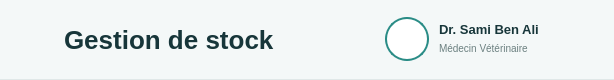
        <widget class="QFrame" name="frameHeader">
         <property name="minimumSize">
          <size>
           <width>0</width>
           <height>80</height>
          </size>
         </property>
         <property name="maximumSize">
          <size>
           <width>16777215</width>
           <height>80</height>
          </size>
         </property>
         <property name="styleSheet">
          <string>.QFrame { background-color:#F4F8F8; border:none; border-bottom:1px solid #E0E8E8; }</string>
         </property>
         <layout class="QHBoxLayout" name="layoutHeader">
          <property name="spacing">
           <number>10</number>
          </property>
          <property name="leftMargin">
           <number>20</number>
          </property>
          <property name="topMargin">
           <number>0</number>
          </property>
          <property name="rightMargin">
           <number>25</number>
          </property>
          <property name="bottomMargin">
           <number>0</number>
          </property>
          <item>
           <widget class="QLabel" name="lblIconeTitre">
            <property name="minimumSize">
             <size>
              <width>34</width>
              <height>34</height>
             </size>
            </property>
            <property name="maximumSize">
             <size>
              <width>34</width>
              <height>34</height>
             </size>
            </property>
            <property name="text">
             <string />
            </property>
            <property name="scaledContents">
             <bool>true</bool>
            </property>
           </widget>
          </item>
          <item>
           <widget class="QLabel" name="lblTitre">
            <property name="styleSheet">
             <string>color:#17363A; font-size:26px; font-weight:bold;</string>
            </property>
            <property name="text">
             <string>Gestion de stock</string>
            </property>
           </widget>
          </item>
          <item>
           <spacer name="espaceHeader">
            <property name="orientation">
             <enum>Qt::Horizontal</enum>
            </property>
            <property name="sizeHint" stdset="0">
             <size>
              <width>40</width>
              <height>20</height>
             </size>
            </property>
           </spacer>
          </item>
          <item>
           <widget class="QPushButton" name="btnNotif">
            <property name="minimumSize">
             <size>
              <width>40</width>
              <height>40</height>
             </size>
            </property>
            <property name="maximumSize">
             <size>
              <width>40</width>
              <height>40</height>
             </size>
            </property>
            <property name="cursor">
             <cursorShape>PointingHandCursor</cursorShape>
            </property>
            <property name="styleSheet">
             <string>QPushButton{border:none;background:transparent;font-size:22px;} QPushButton:hover{background:#E6F2F1;border-radius:8px;}</string>
            </property>
            <property name="text">
             <string />
            </property>
            <property name="toolTip">
             <string>Notifications du stock</string>
            </property>
            <property name="icon">
             <iconset resource="ressources.qrc">:/icones/bell_teal.png<normaloff>:/icones/bell_teal.png</normaloff>
             </iconset>
            </property>
            <property name="iconSize">
             <size>
              <width>24</width>
              <height>24</height>
             </size>
            </property>
           </widget>
          </item>
          <item>
           <spacer name="espaceAvatar">
            <property name="orientation">
             <enum>Qt::Horizontal</enum>
            </property>
            <property name="sizeType">
             <enum>QSizePolicy::Fixed</enum>
            </property>
            <property name="sizeHint" stdset="0">
             <size>
              <width>10</width>
              <height>20</height>
             </size>
            </property>
           </spacer>
          </item>
          <item>
           <widget class="QLabel" name="lblAvatar">
            <property name="minimumSize">
             <size>
              <width>44</width>
              <height>44</height>
             </size>
            </property>
            <property name="maximumSize">
             <size>
              <width>44</width>
              <height>44</height>
             </size>
            </property>
            <property name="styleSheet">
             <string>border:2px solid #2A8C86; border-radius:22px; background:white;</string>
            </property>
            <property name="text">
             <string />
            </property>
            <property name="alignment">
             <set>Qt::AlignCenter</set>
            </property>
           </widget>
          </item>
          <item>
           <widget class="QWidget" name="widgetUtilisateur">
            <property name="minimumSize">
             <size>
              <width>150</width>
              <height>44</height>
             </size>
            </property>
            <property name="maximumSize">
             <size>
              <width>150</width>
              <height>44</height>
             </size>
            </property>
            <widget class="QLabel" name="lblNomMedecin">
             <property name="geometry">
              <rect>
               <x>0</x>
               <y>2</y>
               <width>150</width>
               <height>20</height>
              </rect>
             </property>
             <property name="styleSheet">
              <string>color:#17363A; font-size:13px; font-weight:bold;</string>
             </property>
             <property name="text">
              <string>Dr. Sami Ben Ali</string>
             </property>
            </widget>
            <widget class="QLabel" name="lblRole">
             <property name="geometry">
              <rect>
               <x>0</x>
               <y>22</y>
               <width>150</width>
               <height>18</height>
              </rect>
             </property>
             <property name="styleSheet">
              <string>color:#6B8080; font-size:10px;</string>
             </property>
             <property name="text">
              <string>Médecin Vétérinaire</string>
             </property>
            </widget>
           </widget>
          </item>
         </layout>
        </widget>
